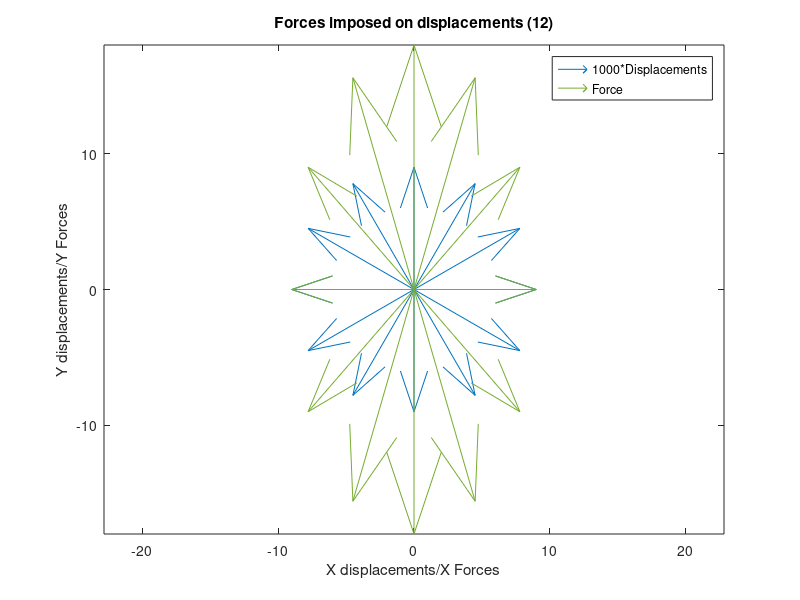
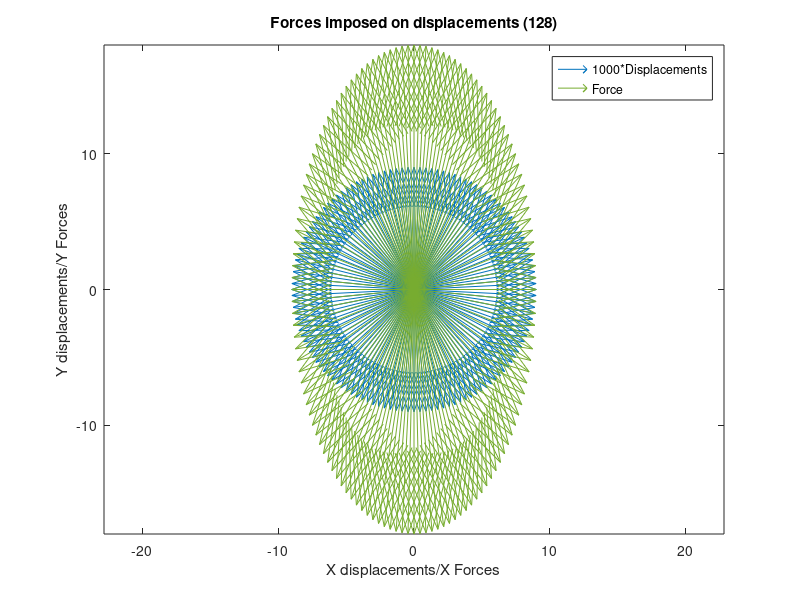
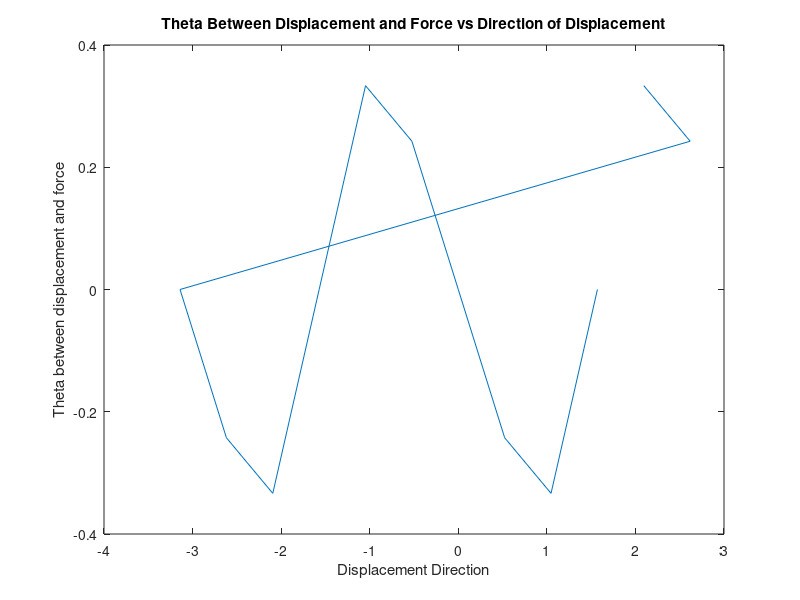

Here is the MATLAB script that generated these plots, in order:
K = [1000,0;0,2000];
xDisp = 0.01*cos(0:pi/6:2*pi-pi/6);
yDisp = 0.01*sin(0:pi/6:2*pi-pi/6);
input = [ xDisp;yDisp];
F = K*input;

figure;
x_1 = zeros([1,12]);
y_1 = zeros([1,12]);
quiver(x_1,y_1,1000*xDisp,1000*yDisp);
hold on;
quiver(x_1,y_1,F(1,:),F(2,:));
axis equal;
xlabel('X displacements/X Forces');
ylabel('Y displacements/Y Forces');
title('Forces imposed on displacements (12)');
legend('1000*Displacements','Force');
hold off;

figure;
x_1 = zeros([1,128]);
y_1 = zeros([1,128]);
xDisp2 = 0.01*cos(linspace(0, 2*pi-pi/64, 128));
yDisp2 = 0.01*sin(linspace(0, 2*pi-pi/64, 128));
input2 = [ xDisp2;yDisp2];
F2 = K*input2;
quiver(x_1,y_1,1000*xDisp2,1000*yDisp2);
hold on;
quiver(x_1,y_1,F2(1,:),F2(2,:));
axis equal;
xlabel('X displacements/X Forces');
ylabel('Y displacements/Y Forces');
title('Forces imposed on displacements (128)');
legend('1000*Displacements','Force');
hold off;

theta =  atan2(F(1,:),F(2,:)) - atan2(xDisp,yDisp);
figure;
plot(atan2(xDisp,yDisp),theta);
xlabel('Displacement Direction');
ylabel('Theta between displacement and force');
title('Theta Between Displacement and Force vs Direction of Displacement');

max_angle =  0.3335;

%Eigen vector occus when theta = 0   === Indexes 0,97
eig_1 = [1,0];
eig_2 = [0,1];

lam_1 = 10;
lam_2 = -20;

comment4h = 'When we displace the box in the 1,0 direction (one in x, 0 in y), the force we feel will be 10Newtons in the same direction. When we impose a displacement in the 0,1 direction, we will feel a force of 20Newtons in the opposite direction';

